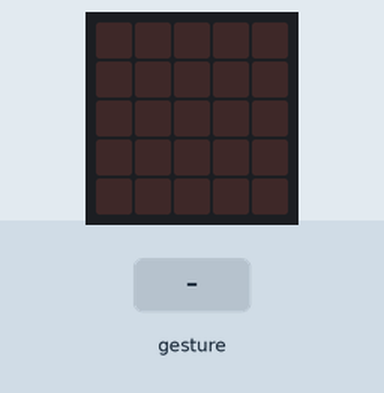
A program run on a simulated BBC micro:bit (MakeCode). Shown: the board's 5×5 LED display. The inputs (shaded band) are chosen by the test bench. Random numbers come from a fixed seed; a tilt is held for 1.5 s and a shake lasts 1 s, then the board lies face up again.

Above: at 1.2 s.
1.3 s: gesture 'shake'
At 2.0 s:
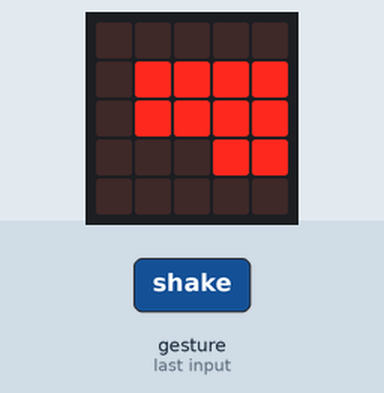
3.0 s: gesture 'shake'
At 4.5 s:
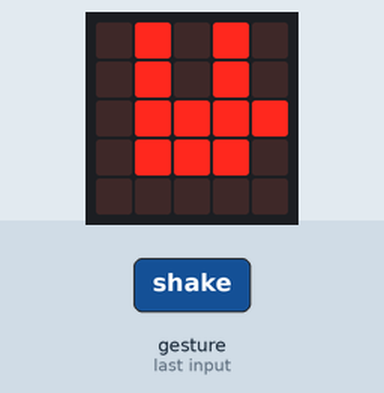
Timing chart, 0 to 6.0 s (numbered marks = the images above; inputs shaded):
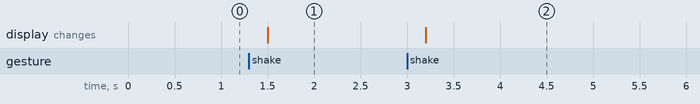

Measured:
- after the input at 1.3 s, the display: changes after 0.20 s (image 1)
- after the input at 3.0 s, the display: changes after 0.20 s (image 2)

The program:

main.ts
```typescript
let numero = 0
input.onGesture(Gesture.Shake, function () {
    numero = randint(1, 3)
    if (numero == 1) {
        basic.showLeds(`
            . . . . .
            . # # # #
            . # # # #
            . . . # #
            . . . . .
            `)
    } else if (numero == 2) {
        basic.showLeds(`
            . # # # .
            . # # # .
            . # # # .
            . # # # .
            . # # # .
            `)
    } else if (numero == 3) {
        basic.showLeds(`
            . # . # .
            . # . # .
            . # # # #
            . # # # .
            . . . . .
            `)
    }
})
```

test.ts
```typescript
// os teses vão aqui; isto não será compilado quando este pacote for usado como extensão.
```
